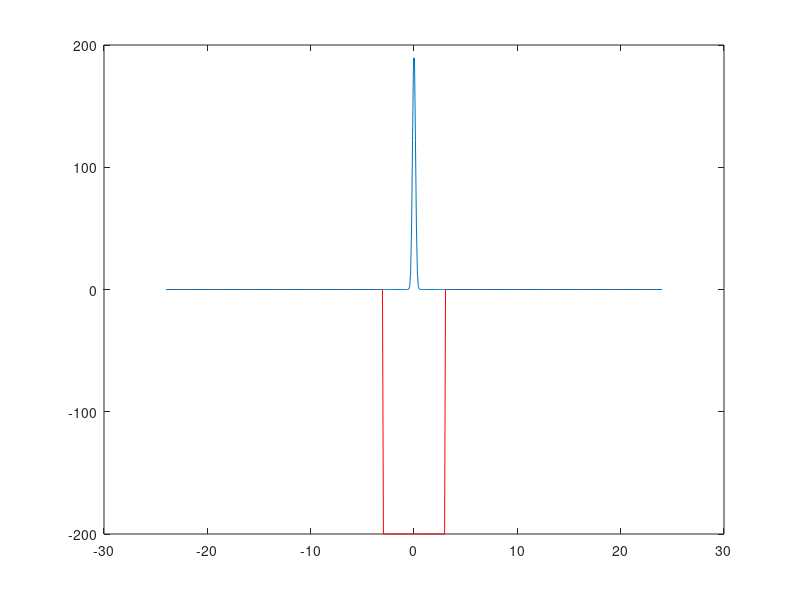
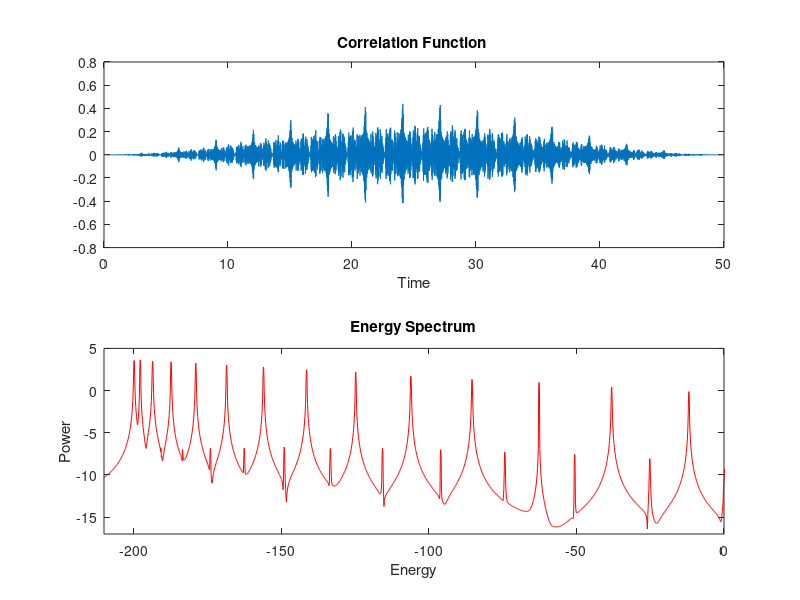
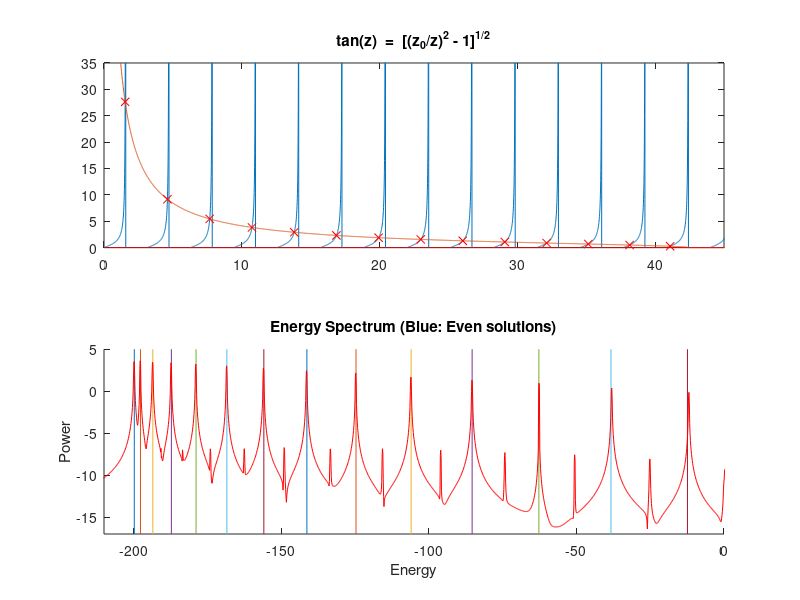

MATLAB code to generate these figures, in order:
%% Finite Square Well: Split-Operator Method
%% Ref: M. D. Feit, J. A. Fleck, Jr., and A. Steiger, 
%%      "Solution of the Schrodinger Equation by a Spectral Method",
%%      Journal of Computational Physics 47, 412-433 (1982).
%% Ref: D. J. Griffiths, 
%%      "Introduction to Quantum Mechanics",
%%      ISBN 0-13-124405-1
%% 
clear all; close all;
a = 48;  %% Length
M = 1/2; %% Mass
N = 512;
x = linspace(-a/2,a/2,N); x = x';
k = N*linspace(-1/2,1/2,N); k = k';
dt = 1e-3; %% Time step
%%-------------------------------------------------------------------------
%%
%%% Potential
V0 = 200;
V = zeros(length(x),1) - V0; % 1*((2*x).^2 - (0.6*a)^2);  %  
b = a/16;
V(x<-b) = 0;
V(x>+b) = 0;
% V(1:5) = V(1:5)-i*1e3;  %% Absorption at simulation boundary
% V(end-5:end) = V(end-5:end)-i*1e3;  %% Absorption at simulation boundary
%%%
%%-------------------------------------------------------------------------
%%
%%% initial wave packet
%% Gaussian
Phi0 = exp(-(5*(x-0*a/128)).^2); 
%
%% Odd
% mode = 3;
% Phi0 = sqrt(2/b)*sin(mode*pi*x/b);
% Phi0(x<-b) = 0;
% Phi0(x>+b) = 0;
%
%% Even
% mode = 8;
% Phi0 = sqrt(2/b)*cos(mode*pi*x/b);
% Phi0(x<-b) = 0;
% Phi0(x>+b) = 0;
%%
%%-------------------------------------------------------------------------
%%
Phi0c = conj(Phi0); %% real(Phi0)- i*imag(Phi0);
%%
figure(1);set(gcf,'position',[37 208 538 732]);
plot(x,V,'r');hold on;plot(x,max(abs(real(V)))*abs(Phi0c));hold off; pause(1);
%%
GK = fftshift(exp(-(i*dt/(4*M))*((2*pi/a)^2)*(k.^2))); %% dt/2 kinetic energy propagator
GK2 = fftshift(exp(-(i*dt/(2*M))*((2*pi/a)^2)*(k.^2))); %% dt kinetic energy propagator
GV = exp(-i*dt*V); %% Potential spatial interaction
% plot((-(dt/(4*M))*((2*pi/a)^2)*(k.^2)));
% plot(-dt*V);
%%
iPhi = fft(Phi0);
Phi = ifft(iPhi.*GK);
Phi = GV.*Phi;
NPt = 50000;
Pt = zeros(1,NPt);
En = -105.99;  %% Energy eigen value
T = dt*NPt;
t = linspace(0,T,NPt);
wt = (1-cos(2*pi*t/length(t)));
uns = 0;
tic
for nrn = 1:NPt
    % momentum space propagation
    iPhi = iPhi.*GK;
    % move into physical space and apply potential operator
    Phi = ifft(iPhi);
    Phi = GV.*Phi;
    % move into momentum space and propagate again
    iPhi = fft(Phi);
    iPhi = iPhi.*GK;
    % move back into physical space and record P(t) at the sample point
    Phi = ifft(iPhi);
    Pt(nrn) = trapz(x, Phi0c.*Phi);
end
toc
iPhi = fft(Phi);
Phi = ifft(iPhi.*GK);
%%
estep = 1;  %% Sampling period
Po = Pt(1:estep:length(Pt));
T = dt*NPt;
t = linspace(0,T,length(Po));
E = (1/dt)*(linspace(-pi,pi,length(Po)));
%%
Po = (1-cos(2*pi*t/T)).*Po;
Pe = fftshift(fft((Po/T)));
%%
figure(2);subplot(2,1,1);plot(t,real(Po));
title('Correlation Function ');xlabel('Time');
figure(2);subplot(2,1,2);plot(E,log(fliplr(abs(Pe))),'r');
title('Energy Spectrum');xlabel('Energy');ylabel('Power');
axis([-210 0 -17 5]);
pause(1);

%%-------------------------------------------------------------------------
%% Analytic method: For Even Solutions (Even Wave functions)
%%
z0 = b*sqrt(2*M*V0);
z = 0:0.01:20*pi;
y1 = tan(z);
y2 = sqrt((z0./z).^2 - 1);
figure(3);subplot(2,1,1);plot(z,y1,z,y2);
hold on;
plot(z,0*z,'r');
axis([0 45 0 35]);
title('tan(z)  =  [(z_0/z)^2 - 1]^{1/2}');
crss_n = [1.5 4.5 7.6 10.8 13.83 16.9 20.0 23.0 26.1 29.1 32.2 35.2 38.2 41.1]; 
%% ^-- get these values by looking at the graph (approx)
g =  inline('tan(z) - sqrt((z0/z).^2 - 1)','z','z0');
for nrn = 1:14
zn(nrn) = fzero(@(z) g(z,z0),crss_n(nrn));
end
figure(3);subplot(2,1,1);hold on;plot(zn,tan(zn),'rx');
q = zn/b;
Em = ((q.^2)/(2*M))-V0;
%%
for nrn = 1:length(Em),
    figure(3);subplot(2,1,2);hold on; 
    plot([Em(nrn),Em(nrn)],[-17,6]); 
end
%%
figure(3);subplot(2,1,2);
plot(E,log(fliplr(abs(Pe))),'r');hold on;
title('Energy Spectrum (Blue: Even solutions)');
xlabel('Energy');ylabel('Power');
axis([-210 0 -17 5]);
%%
%%-------------------------------------------------------------------------

